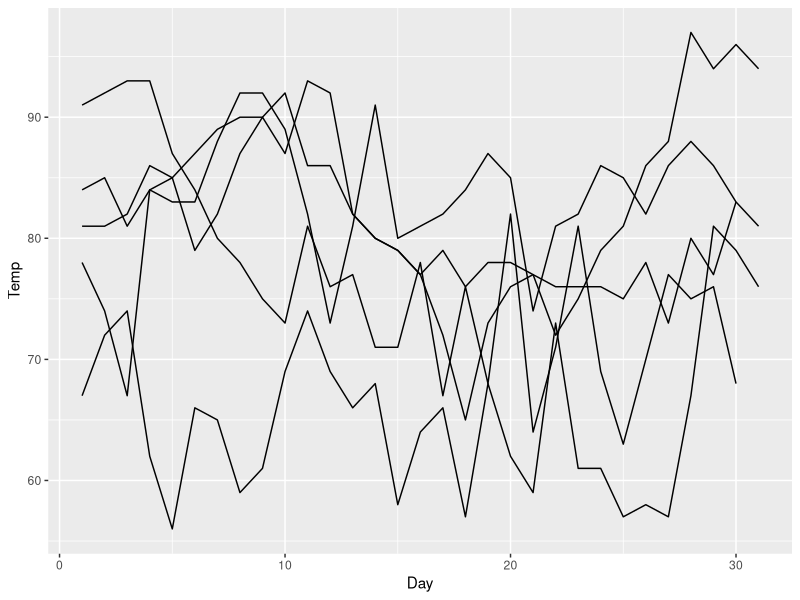

Write R code to recreate this figure.
## ---- chunk 1
set.seed(24)
## ---- chunk 2
library(ggplot2)
library(gganimate)

ggplot(airquality) + 
  geom_line(aes(x = Day, y = Temp, group = Month))
## ---- chunk 3
last_plot() + 
  transition_reveal(Day)
